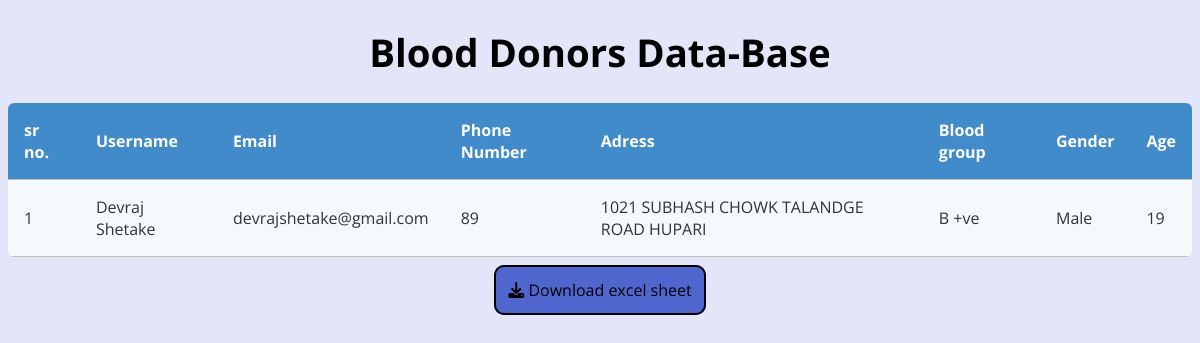
/blood-bank, run on an earlier commit of the app's database.
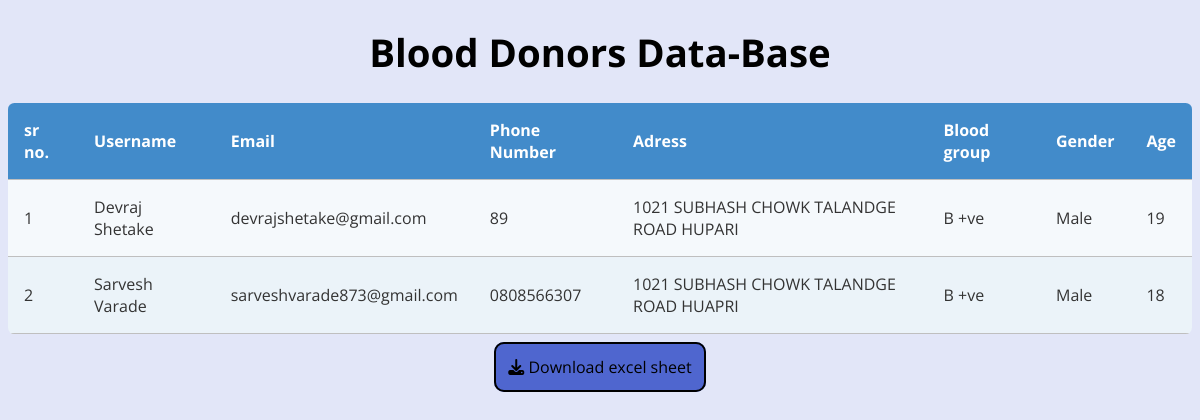
And on a later commit of the database.
### users/models.py (models this page shows, shortened)
class extendeduser(models.Model):
  number = models.CharField(max_length=10,null=True,default="")
  gender = models.CharField(max_length=20, choices=GENDER_CHOICES,null=True,default="")
  age = models.IntegerField(null=True,default="")
  bldgrp = models.CharField(max_length=4,null=True,default="")
  address = models.CharField(max_length=100,null=True,default="")
  user = models.OneToOneField(User,null=True,on_delete=models.CASCADE)

### users/views.py (the view)
# urls.py: path('blood-bank',views.blood_bank,name='blood-bank'),
def blood_bank(request):
    profiles = extendeduser.objects.all()
    context = {'profiles':profiles}
    return render(request, 'users/bloodbank.html', context)

### users/templates/users/bloodbank.html (shortened to what this page needs)
<!DOCTYPE html>
<html lang="en">
{% load static %}
<head>
    <link rel="stylesheet" href="{% static 'css/bloodbank.css' %}">
</head>
<body>
    <div class="container">
        <h1>Blood Donors Data-Base</h1>
        <table class="rwd-table">
            <tbody>
                <tr>
                    <th>sr no.</th>
                    <th>Username</th>
                    <th>Email</th>
                    <th>Phone Number</th>
                    <th>Adress</th>
                    <th>Blood group</th>
                    <th>Gender</th>
                    <th>Age</th>
                </tr>
                {% for profile in profiles %}
                <tr>
                    <td data-th="Sr no.">
                        {{ forloop.counter }}
                    </td>
                    <td data-th="Supplier username">
                        {{profile.user.first_name}}
                    </td>
                    <td data-th="Supplier Email">
                        {{profile.user.email}}
                    </td>
                    <td data-th="Phone Number">
                        {{profile.number}}
                    </td>
                    <td data-th="Address">
                        {{profile.address}}
                    </td>
                    <td data-th="Blood group">
                        {{profile.bldgrp}}
                    </td>
                    <td data-th="Gender">
                        {{profile.gender}}
                    </td>
                    <td data-th="Age">
                        {{profile.age}}
                    </td>
                </tr>
                {% endfor %}
            </tbody>
        </table><br>
        <a style="border:2px solid black; text-decoration: none; padding: 12px; background-color: rgb(79, 102, 207); color: black; border-radius: 10px;" href="{% url 'export_excel' %}"><i class="fas fa-download"></i> Download excel sheet</a>
    </div>
</body>
</html>

What changed in the data, as far as the page shows it:
added extendeduser: user.first_name "Sarvesh Varade", user.email "sarveshvarade873@gmail.com", number "0808566307", address "1021 SUBHASH CHOWK TALANDGE ROAD HUAPRI", bldgrp "B +ve", gender "Male", age "18"
